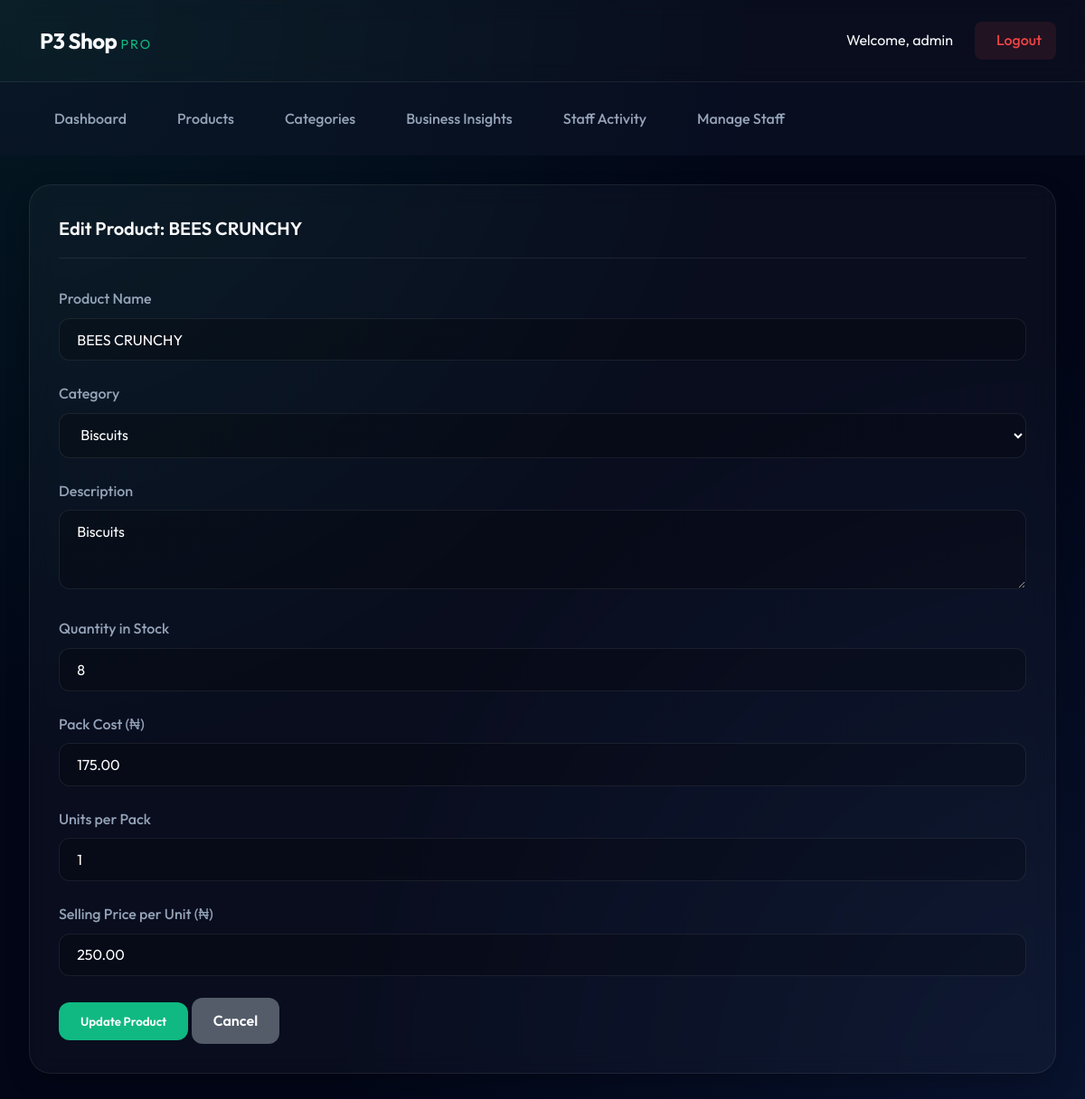
Page /admin/edit_product.php?id=3 (signed in) on the committed database.
### tables this page shows
CREATE TABLE `products` (
  `id` int(11) NOT NULL,
  `name` varchar(100) NOT NULL,
  `description` text DEFAULT NULL,
  `quantity_in_stock` int(11) NOT NULL,
  `price` decimal(10,2) NOT NULL,
  `created_at` timestamp NOT NULL DEFAULT current_timestamp(),
  `category_id` int(11) DEFAULT NULL,
  `cost_price` decimal(10,2) DEFAULT 0.00,
  `units_per_pack` int(11) DEFAULT 1
);

CREATE TABLE `categories` (
  `id` int(11) NOT NULL,
  `name` varchar(100) NOT NULL
);

### admin/edit_product.php (the view, shortened to what this page needs)
<?php
require_once '../includes/db.php';
$product_id = isset($_GET['id']) ? (int)$_GET['id'] : 0;
$stmt = $conn->prepare("SELECT * FROM products WHERE id = ?");
$stmt->bind_param("i", $product_id);
$stmt->execute();
$result = $stmt->get_result();
$product = $result->fetch_assoc();
$categories = array();
$cat_result = $conn->query("SELECT * FROM categories ORDER BY name ASC");
if ($cat_result) {
    while ($row = $cat_result->fetch_assoc()) {
        $categories[] = $row;
    }
}
?>
<!DOCTYPE html>
<html lang="en">
<head>
    <link rel="stylesheet" href="../assets/css/style.css">
</head>
<body>
<?php include 'includes/navbar.php'; ?>
    <div class="container">
        <div class="card">
            <div class="card-header">
                <h2>Edit Product: <?php echo htmlspecialchars($product['name']); ?></h2>
            </div>
            <form action="edit_product.php?id=<?php echo $product_id; ?>" method="POST">
                <div class="form-group">
                    <label for="name">Product Name</label>
                    <input type="text" id="name" name="name" value="<?php echo htmlspecialchars($product['name']); ?>" required>
                </div>
                <div class="form-group">
                    <label for="category_id">Category</label>
                    <select id="category_id" name="category_id">
                        <?php foreach ($categories as $cat): ?>
                            <option value="<?php echo $cat['id']; ?>" <?php echo ($product['category_id'] == $cat['id']) ? 'selected' : ''; ?>>
                                <?php echo htmlspecialchars($cat['name']); ?>
                            </option>
                        <?php endforeach; ?>
                    </select>
                </div>
                <div class="form-group">
                    <label for="description">Description</label>
                    <textarea id="description" name="description" rows="3"><?php echo htmlspecialchars($product['description']); ?></textarea>
                </div>
                <div class="form-group">
                    <label for="quantity">Quantity in Stock</label>
                    <input type="number" id="quantity" name="quantity" value="<?php echo htmlspecialchars($product['quantity_in_stock']); ?>" required min="0">
                </div>
                <div class="form-group">
                    <label for="cost_price">Pack Cost (₦)</label>
                    <input type="number" id="cost_price" name="cost_price" value="<?php echo htmlspecialchars($product['cost_price']); ?>" required min="0" step="0.01">
                </div>
                <div class="form-group">
                    <label for="units_per_pack">Units per Pack</label>
                    <input type="number" id="units_per_pack" name="units_per_pack" value="<?php echo htmlspecialchars($product['units_per_pack']); ?>" required min="1">
                </div>
                <div class="form-group">
                    <label for="price">Selling Price per Unit (₦)</label>
                    <input type="number" id="price" name="price" value="<?php echo htmlspecialchars($product['price']); ?>" required min="0" step="0.01">
                </div>
                <button type="submit" class="btn btn-primary">Update Product</button>
                <a href="products.php" class="btn btn-danger" style="background-color: #535c68;">Cancel</a>
            </form>
        </div>
    </div>
</body>
</html>

### assets/css/style.css (style rules this page uses)
:root { --primary: #10b981; --primary-dark: #059669; --primary-light: #34d399; --accent: #3b82f6; --danger: #ef4444; --warning: #f59e0b; --success: #10b981; --bg-dark: #042f2e; --bg-main: #020617; --glass-bg: rgba(255, 255, 255, 0.03); --glass-border: rgba(255, 255, 255, 0.08); --glass-hover: rgba(255, 255, 255, 0.06); --text-main: #f8fafc; --text-muted: #94a3b8; --card-shadow: 0 10px 30px -5px rgba(0, 0, 0, 0.3); }
* { margin: 0; padding: 0; box-sizing: border-box; font-family: 'Outfit', sans-serif; }
body { background: var(--bg-main); background-image: radial-gradient(at 0% 0%, rgba(16, 185, 129, 0.1) 0px, transparent 50%), radial-gradient(at 100% 100%, rgba(59, 130, 246, 0.1) 0px, transparent 50%); color: var(--text-main); min-height: 100vh; line-height: 1.6; }
.container { max-width: 1400px; margin: 0 auto; padding: 2rem; }
.card { background: var(--glass-bg); backdrop-filter: blur(12px); border: 1px solid var(--glass-border); border-radius: 24px; padding: 2rem; box-shadow: var(--card-shadow); transition: 0.3s; }
.card-header { display: flex; justify-content: space-between; align-items: center; margin-bottom: 2rem; padding-bottom: 1rem; border-bottom: 1px solid var(--glass-border); }
.card-header h2 { font-size: 1.25rem; font-weight: 600; }
.form-group { margin-bottom: 1.5rem; }
.form-group label { display: block; margin-bottom: 0.5rem; font-weight: 500; color: var(--text-muted); }
.form-group input, .form-group select, .form-group textarea { width: 100%; padding: 0.8rem 1.2rem; background: rgba(0, 0, 0, 0.2); border: 1px solid var(--glass-border); border-radius: 12px; color: white; font-size: 1rem; outline: none; transition: 0.3s; }
.btn { padding: 0.8rem 1.5rem; border-radius: 12px; font-weight: 600; cursor: pointer; border: none; transition: 0.3s; text-decoration: none; display: inline-flex; align-items: center; gap: 0.5rem; }
.btn-primary { background: var(--primary); color: white; }
.btn-danger { background: var(--danger); color: white; }

### rows in the picture
products: name "BEES CRUNCHY", category_id "Biscuits", description "Biscuits", quantity "8", cost_price "175.00", units_per_pack "1", price "250.00"

### other values in the picture
$_SESSION['username'] "admin"
